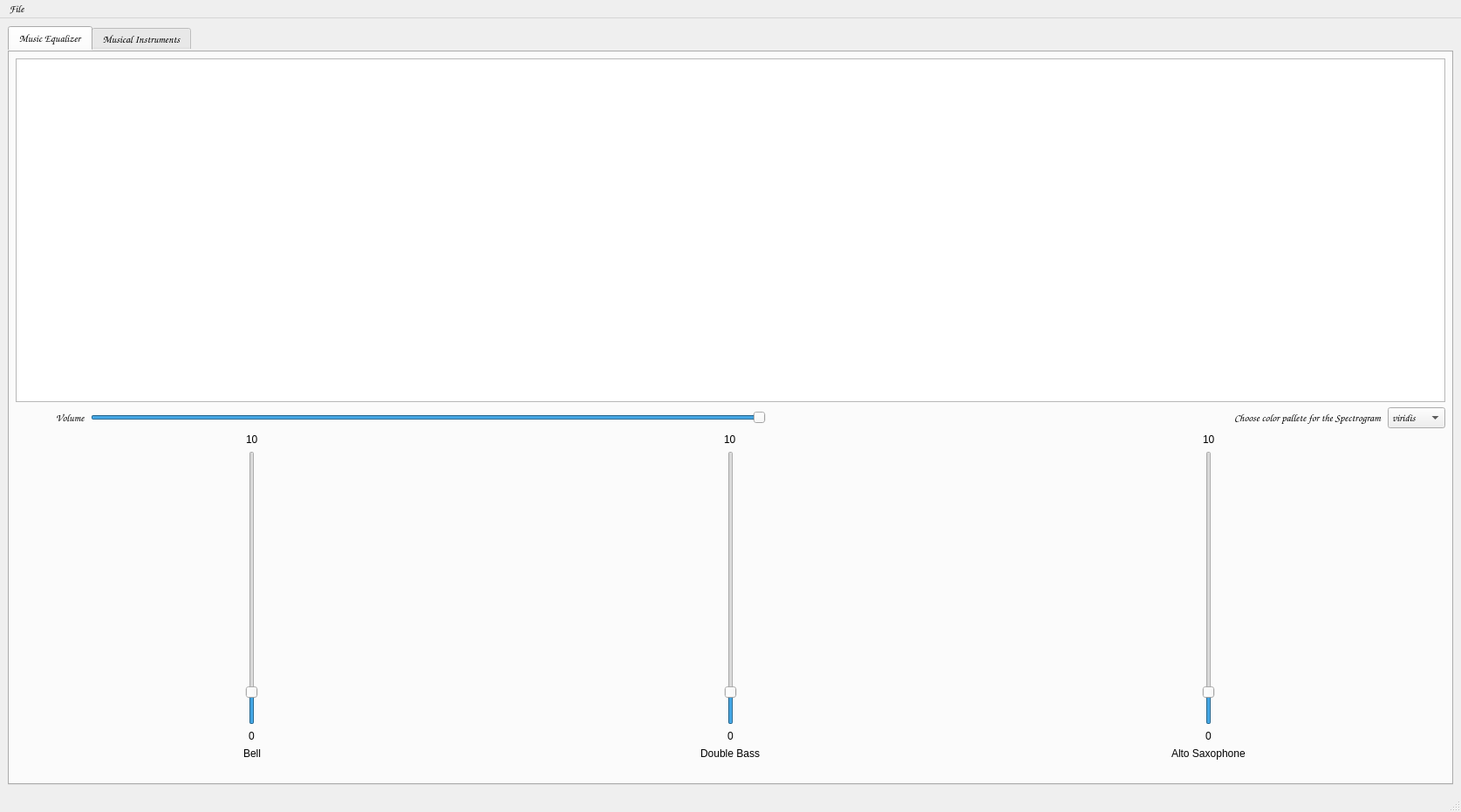
<?xml version="1.0" encoding="UTF-8"?>
<ui version="4.0">
 <class>MainWindow</class>
 <widget class="QMainWindow" name="MainWindow">
  <property name="geometry">
   <rect>
    <x>0</x>
    <y>0</y>
    <width>1675</width>
    <height>931</height>
   </rect>
  </property>
  <property name="windowTitle">
   <string>MainWindow</string>
  </property>
  <widget class="QWidget" name="centralwidget">
   <layout class="QGridLayout" name="gridLayout_2">
    <item row="0" column="0">
     <widget class="QTabWidget" name="tabWidget">
      <property name="font">
       <font>
        <family>Comic Sans MS</family>
       </font>
      </property>
      <property name="cursor">
       <cursorShape>PointingHandCursor</cursorShape>
      </property>
      <property name="autoFillBackground">
       <bool>false</bool>
      </property>
      <property name="styleSheet">
       <string notr="true">border-color:  rgb(0, 0, 0);</string>
      </property>
      <property name="currentIndex">
       <number>0</number>
      </property>
      <widget class="QWidget" name="tab">
       <attribute name="title">
        <string>Music Equalizer</string>
       </attribute>
       <layout class="QGridLayout" name="gridLayout">
        <item row="0" column="0">
         <layout class="QVBoxLayout" name="verticalLayout">
          <item>
           <layout class="QVBoxLayout" name="verticalLayoutsig1">
            <item>
             <layout class="QGridLayout" name="gridLayoutsig1">
              <item row="2" column="0">
               <layout class="QHBoxLayout" name="horizontalLayout_4">
                <item>
                 <layout class="QVBoxLayout" name="BellLayout">
                  <item alignment="Qt::AlignHCenter">
                   <widget class="QLabel" name="BellSliderMaximum">
                    <property name="text">
                     <string>10</string>
                    </property>
                   </widget>
                  </item>
                  <item alignment="Qt::AlignHCenter">
                   <widget class="QSlider" name="BellSlider">
                    <property name="maximum">
                     <number>10</number>
                    </property>
                    <property name="pageStep">
                     <number>1</number>
                    </property>
                    <property name="value">
                     <number>1</number>
                    </property>
                    <property name="orientation">
                     <enum>Qt::Vertical</enum>
                    </property>
                   </widget>
                  </item>
                  <item alignment="Qt::AlignHCenter">
                   <widget class="QLabel" name="BellSliderMinimum">
                    <property name="text">
                     <string>0</string>
                    </property>
                   </widget>
                  </item>
                  <item alignment="Qt::AlignHCenter">
                   <widget class="QLabel" name="BellLabel">
                    <property name="text">
                     <string>Bell</string>
                    </property>
                   </widget>
                  </item>
                  <item alignment="Qt::AlignHCenter">
                   <widget class="QLabel" name="BellImage">
                    <property name="maximumSize">
                     <size>
                      <width>70</width>
                      <height>70</height>
                     </size>
                    </property>
                    <property name="styleSheet">
                     <string notr="true">background-image: url(:/icons/bell.jpg);</string>
                    </property>
                    <property name="text">
                     <string/>
                    </property>
                    <property name="pixmap">
                     <pixmap>:/icons/bell.jpg</pixmap>
                    </property>
                    <property name="scaledContents">
                     <bool>true</bool>
                    </property>
                   </widget>
                  </item>
                 </layout>
                </item>
                <item>
                 <layout class="QVBoxLayout" name="DoubleBassLayout">
                  <item alignment="Qt::AlignHCenter">
                   <widget class="QLabel" name="DoubleBassSliderMaximum">
                    <property name="text">
                     <string>10</string>
                    </property>
                   </widget>
                  </item>
                  <item alignment="Qt::AlignHCenter">
                   <widget class="QSlider" name="DoubleBassSlider">
                    <property name="maximum">
                     <number>10</number>
                    </property>
                    <property name="pageStep">
                     <number>1</number>
                    </property>
                    <property name="value">
                     <number>1</number>
                    </property>
                    <property name="orientation">
                     <enum>Qt::Vertical</enum>
                    </property>
                   </widget>
                  </item>
                  <item alignment="Qt::AlignHCenter">
                   <widget class="QLabel" name="DoubleBassSliderMinimum">
                    <property name="text">
                     <string>0</string>
                    </property>
                   </widget>
                  </item>
                  <item alignment="Qt::AlignHCenter">
                   <widget class="QLabel" name="DoubleBassLabel">
                    <property name="text">
                     <string>Double Bass</string>
                    </property>
                   </widget>
                  </item>
                  <item alignment="Qt::AlignHCenter">
                   <widget class="QLabel" name="DoubleBassImage">
                    <property name="maximumSize">
                     <size>
                      <width>70</width>
                      <height>70</height>
                     </size>
                    </property>
                    <property name="styleSheet">
                     <string notr="true">background-image: url(:/icons/double_bass.jpg);</string>
                    </property>
                    <property name="text">
                     <string/>
                    </property>
                    <property name="pixmap">
                     <pixmap>:/icons/double_bass.jpg</pixmap>
                    </property>
                    <property name="scaledContents">
                     <bool>true</bool>
                    </property>
                   </widget>
                  </item>
                 </layout>
                </item>
                <item>
                 <layout class="QVBoxLayout" name="AltoSaxophoneLayout">
                  <item alignment="Qt::AlignHCenter">
                   <widget class="QLabel" name="AltoSaxophoneSliderMaximum">
                    <property name="text">
                     <string>10</string>
                    </property>
                   </widget>
                  </item>
                  <item alignment="Qt::AlignHCenter">
                   <widget class="QSlider" name="AltoSaxophoneSlider">
                    <property name="maximum">
                     <number>10</number>
                    </property>
                    <property name="pageStep">
                     <number>1</number>
                    </property>
                    <property name="value">
                     <number>1</number>
                    </property>
                    <property name="orientation">
                     <enum>Qt::Vertical</enum>
                    </property>
                   </widget>
                  </item>
                  <item alignment="Qt::AlignHCenter">
                   <widget class="QLabel" name="AltoSaxophoneSliderMinimum">
                    <property name="text">
                     <string>0</string>
                    </property>
                   </widget>
                  </item>
                  <item alignment="Qt::AlignHCenter">
                   <widget class="QLabel" name="AltoSaxophoneLabel">
                    <property name="text">
                     <string>Alto Saxophone</string>
                    </property>
                   </widget>
                  </item>
                  <item alignment="Qt::AlignHCenter">
                   <widget class="QLabel" name="AltoSaxophoneImage">
                    <property name="maximumSize">
                     <size>
                      <width>70</width>
                      <height>70</height>
                     </size>
                    </property>
                    <property name="text">
                     <string/>
                    </property>
                    <property name="pixmap">
                     <pixmap>:/icons/alto_sax.jpg</pixmap>
                    </property>
                    <property name="scaledContents">
                     <bool>true</bool>
                    </property>
                   </widget>
                  </item>
                 </layout>
                </item>
               </layout>
              </item>
              <item row="1" column="0">
               <layout class="QHBoxLayout" name="horizontalLayoutspeed">
                <item>
                 <layout class="QHBoxLayout" name="horizontalLayout_2">
                  <item>
                   <widget class="QPushButton" name="playpauseButton">
                    <property name="text">
                     <string/>
                    </property>
                    <property name="icon">
                     <iconset>
                      <normaloff>images/playF.png</normaloff>images/playF.png</iconset>
                    </property>
                    <property name="flat">
                     <bool>true</bool>
                    </property>
                   </widget>
                  </item>
                 </layout>
                </item>
                <item>
                 <widget class="QLabel" name="VolumeLabel">
                  <property name="font">
                   <font>
                    <family>Comic Sans MS</family>
                   </font>
                  </property>
                  <property name="text">
                   <string>Volume</string>
                  </property>
                 </widget>
                </item>
                <item>
                 <widget class="QSlider" name="VolumeSlider">
                  <property name="maximum">
                   <number>100</number>
                  </property>
                  <property name="singleStep">
                   <number>1</number>
                  </property>
                  <property name="pageStep">
                   <number>1</number>
                  </property>
                  <property name="value">
                   <number>100</number>
                  </property>
                  <property name="sliderPosition">
                   <number>100</number>
                  </property>
                  <property name="orientation">
                   <enum>Qt::Horizontal</enum>
                  </property>
                 </widget>
                </item>
                <item>
                 <layout class="QHBoxLayout" name="horizontalLayout">
                  <item>
                   <spacer name="horizontalSpacer">
                    <property name="orientation">
                     <enum>Qt::Horizontal</enum>
                    </property>
                    <property name="sizeHint" stdset="0">
                     <size>
                      <width>20</width>
                      <height>20</height>
                     </size>
                    </property>
                   </spacer>
                  </item>
                  <item>
                   <widget class="QLabel" name="SpectrogramColorPalleteLabel">
                    <property name="font">
                     <font>
                      <family>Comic Sans MS</family>
                     </font>
                    </property>
                    <property name="text">
                     <string>Choose color pallete for the Spectrogram</string>
                    </property>
                   </widget>
                  </item>
                  <item>
                   <widget class="QComboBox" name="SpectrogramColorPalleteComboBox">
                    <property name="minimumSize">
                     <size>
                      <width>66</width>
                      <height>22</height>
                     </size>
                    </property>
                    <property name="font">
                     <font>
                      <family>Comic Sans MS</family>
                     </font>
                    </property>
                    <item>
                     <property name="text">
                      <string>viridis</string>
                     </property>
                    </item>
                    <item>
                     <property name="text">
                      <string>plasma</string>
                     </property>
                    </item>
                    <item>
                     <property name="text">
                      <string>cividis</string>
                     </property>
                    </item>
                    <item>
                     <property name="text">
                      <string>magma</string>
                     </property>
                    </item>
                    <item>
                     <property name="text">
                      <string>inferno</string>
                     </property>
                    </item>
                    <item>
                     <property name="text">
                      <string>Blues</string>
                     </property>
                    </item>
                   </widget>
                  </item>
                 </layout>
                </item>
               </layout>
              </item>
              <item row="0" column="0">
               <widget class="PlotWidget" name="SignalGraph"/>
              </item>
              <item row="0" column="1">
               <layout class="QGridLayout" name="SpectrogramGraph"/>
              </item>
             </layout>
            </item>
           </layout>
          </item>
         </layout>
        </item>
       </layout>
      </widget>
      <widget class="QWidget" name="tab_2">
       <attribute name="title">
        <string>Musical Instruments</string>
       </attribute>
       <widget class="QWidget" name="pianoWidget" native="true">
        <property name="geometry">
         <rect>
          <x>490</x>
          <y>350</y>
          <width>701</width>
          <height>431</height>
         </rect>
        </property>
        <widget class="QPushButton" name="whiteKey11">
         <property name="geometry">
          <rect>
           <x>450</x>
           <y>160</y>
           <width>31</width>
           <height>111</height>
          </rect>
         </property>
         <property name="text">
          <string/>
         </property>
        </widget>
        <widget class="QPushButton" name="blackKey6">
         <property name="geometry">
          <rect>
           <x>310</x>
           <y>160</y>
           <width>16</width>
           <height>65</height>
          </rect>
         </property>
         <property name="styleSheet">
          <string notr="true">background-color: rgb(0, 0, 0);</string>
         </property>
         <property name="text">
          <string/>
         </property>
        </widget>
        <widget class="QPushButton" name="blackKey5">
         <property name="geometry">
          <rect>
           <x>272</x>
           <y>160</y>
           <width>16</width>
           <height>65</height>
          </rect>
         </property>
         <property name="styleSheet">
          <string notr="true">background-color: rgb(0, 0, 0);</string>
         </property>
         <property name="text">
          <string/>
         </property>
        </widget>
        <widget class="QPushButton" name="blackKey8">
         <property name="geometry">
          <rect>
           <x>374</x>
           <y>160</y>
           <width>16</width>
           <height>65</height>
          </rect>
         </property>
         <property name="styleSheet">
          <string notr="true">background-color: rgb(0, 0, 0);</string>
         </property>
         <property name="text">
          <string/>
         </property>
        </widget>
        <widget class="QPushButton" name="whiteKey4">
         <property name="geometry">
          <rect>
           <x>212</x>
           <y>160</y>
           <width>37</width>
           <height>111</height>
          </rect>
         </property>
         <property name="text">
          <string/>
         </property>
        </widget>
        <widget class="QPushButton" name="whiteKey5">
         <property name="geometry">
          <rect>
           <x>248</x>
           <y>160</y>
           <width>33</width>
           <height>111</height>
          </rect>
         </property>
         <property name="text">
          <string/>
         </property>
        </widget>
        <widget class="QPushButton" name="blackKey4">
         <property name="geometry">
          <rect>
           <x>242</x>
           <y>160</y>
           <width>16</width>
           <height>65</height>
          </rect>
         </property>
         <property name="styleSheet">
          <string notr="true">background-color: rgb(0, 0, 0);</string>
         </property>
         <property name="text">
          <string/>
         </property>
        </widget>
        <widget class="QPushButton" name="whiteKey3">
         <property name="geometry">
          <rect>
           <x>180</x>
           <y>160</y>
           <width>33</width>
           <height>111</height>
          </rect>
         </property>
         <property name="text">
          <string/>
         </property>
        </widget>
        <widget class="QPushButton" name="whiteKey6">
         <property name="geometry">
          <rect>
           <x>280</x>
           <y>160</y>
           <width>38</width>
           <height>111</height>
          </rect>
         </property>
         <property name="text">
          <string/>
         </property>
        </widget>
        <widget class="QPushButton" name="blackKey7">
         <property name="geometry">
          <rect>
           <x>342</x>
           <y>160</y>
           <width>16</width>
           <height>65</height>
          </rect>
         </property>
         <property name="styleSheet">
          <string notr="true">background-color: rgb(0, 0, 0);</string>
         </property>
         <property name="text">
          <string/>
         </property>
        </widget>
        <widget class="QPushButton" name="whiteKey8">
         <property name="geometry">
          <rect>
           <x>349</x>
           <y>160</y>
           <width>33</width>
           <height>111</height>
          </rect>
         </property>
         <property name="text">
          <string/>
         </property>
        </widget>
        <widget class="QPushButton" name="blackKey10">
         <property name="geometry">
          <rect>
           <x>443</x>
           <y>160</y>
           <width>16</width>
           <height>65</height>
          </rect>
         </property>
         <property name="styleSheet">
          <string notr="true">background-color: rgb(0, 0, 0);</string>
         </property>
         <property name="text">
          <string/>
         </property>
        </widget>
        <widget class="QPushButton" name="whiteKey7">
         <property name="geometry">
          <rect>
           <x>317</x>
           <y>160</y>
           <width>33</width>
           <height>111</height>
          </rect>
         </property>
         <property name="text">
          <string/>
         </property>
        </widget>
        <widget class="QPushButton" name="whiteKey9">
         <property name="geometry">
          <rect>
           <x>381</x>
           <y>160</y>
           <width>36</width>
           <height>111</height>
          </rect>
         </property>
         <property name="text">
          <string/>
         </property>
        </widget>
        <widget class="QPushButton" name="blackKey9">
         <property name="geometry">
          <rect>
           <x>410</x>
           <y>160</y>
           <width>16</width>
           <height>65</height>
          </rect>
         </property>
         <property name="styleSheet">
          <string notr="true">background-color: rgb(0, 0, 0);</string>
         </property>
         <property name="text">
          <string/>
         </property>
        </widget>
        <widget class="QPushButton" name="whiteKey10">
         <property name="geometry">
          <rect>
           <x>416</x>
           <y>160</y>
           <width>35</width>
           <height>111</height>
          </rect>
         </property>
         <property name="text">
          <string/>
         </property>
        </widget>
        <widget class="QPushButton" name="blackKey3">
         <property name="geometry">
          <rect>
           <x>204</x>
           <y>160</y>
           <width>16</width>
           <height>65</height>
          </rect>
         </property>
         <property name="styleSheet">
          <string notr="true">background-color: rgb(0, 0, 0);</string>
         </property>
         <property name="text">
          <string/>
         </property>
        </widget>
        <widget class="QLabel" name="pianoImgLabel">
         <property name="geometry">
          <rect>
           <x>20</x>
           <y>-60</y>
           <width>621</width>
           <height>531</height>
          </rect>
         </property>
         <property name="text">
          <string/>
         </property>
         <property name="pixmap">
          <pixmap>../piano-removebg-preview.png</pixmap>
         </property>
         <property name="scaledContents">
          <bool>true</bool>
         </property>
        </widget>
        <widget class="QPushButton" name="whiteKey2">
         <property name="geometry">
          <rect>
           <x>151</x>
           <y>160</y>
           <width>30</width>
           <height>111</height>
          </rect>
         </property>
         <property name="text">
          <string/>
         </property>
        </widget>
        <widget class="QPushButton" name="whiteKey1">
         <property name="geometry">
          <rect>
           <x>120</x>
           <y>160</y>
           <width>31</width>
           <height>111</height>
          </rect>
         </property>
         <property name="text">
          <string/>
         </property>
        </widget>
        <widget class="QPushButton" name="blackKey2">
         <property name="geometry">
          <rect>
           <x>170</x>
           <y>160</y>
           <width>16</width>
           <height>65</height>
          </rect>
         </property>
         <property name="styleSheet">
          <string notr="true">background-color: rgb(0, 0, 0);</string>
         </property>
         <property name="text">
          <string/>
         </property>
        </widget>
        <widget class="QPushButton" name="blackKey1">
         <property name="geometry">
          <rect>
           <x>143</x>
           <y>160</y>
           <width>16</width>
           <height>65</height>
          </rect>
         </property>
         <property name="styleSheet">
          <string notr="true">background-color: rgb(0, 0, 0);</string>
         </property>
         <property name="text">
          <string/>
         </property>
        </widget>
        <widget class="QPushButton" name="whiteKey12">
         <property name="geometry">
          <rect>
           <x>480</x>
           <y>160</y>
           <width>30</width>
           <height>111</height>
          </rect>
         </property>
         <property name="text">
          <string/>
         </property>
        </widget>
        <widget class="QPushButton" name="whiteKey13">
         <property name="geometry">
          <rect>
           <x>510</x>
           <y>160</y>
           <width>31</width>
           <height>111</height>
          </rect>
         </property>
         <property name="text">
          <string/>
         </property>
        </widget>
        <widget class="QPushButton" name="blackKey11">
         <property name="geometry">
          <rect>
           <x>470</x>
           <y>160</y>
           <width>16</width>
           <height>65</height>
          </rect>
         </property>
         <property name="styleSheet">
          <string notr="true">background-color: rgb(0, 0, 0);</string>
         </property>
         <property name="text">
          <string/>
         </property>
        </widget>
        <widget class="QPushButton" name="blackKey12">
         <property name="geometry">
          <rect>
           <x>502</x>
           <y>160</y>
           <width>16</width>
           <height>65</height>
          </rect>
         </property>
         <property name="styleSheet">
          <string notr="true">background-color: rgb(0, 0, 0);</string>
         </property>
         <property name="text">
          <string/>
         </property>
        </widget>
        <zorder>pianoImgLabel</zorder>
        <zorder>whiteKey10</zorder>
        <zorder>whiteKey5</zorder>
        <zorder>whiteKey6</zorder>
        <zorder>whiteKey7</zorder>
        <zorder>whiteKey8</zorder>
        <zorder>whiteKey9</zorder>
        <zorder>whiteKey11</zorder>
        <zorder>blackKey6</zorder>
        <zorder>blackKey5</zorder>
        <zorder>blackKey8</zorder>
        <zorder>whiteKey4</zorder>
        <zorder>blackKey4</zorder>
        <zorder>whiteKey3</zorder>
        <zorder>blackKey7</zorder>
        <zorder>blackKey10</zorder>
        <zorder>blackKey9</zorder>
        <zorder>blackKey3</zorder>
        <zorder>whiteKey2</zorder>
        <zorder>whiteKey1</zorder>
        <zorder>blackKey2</zorder>
        <zorder>blackKey1</zorder>
        <zorder>whiteKey12</zorder>
        <zorder>whiteKey13</zorder>
        <zorder>blackKey11</zorder>
        <zorder>blackKey12</zorder>
       </widget>
       <widget class="QLabel" name="bgtab2lmg">
        <property name="geometry">
         <rect>
          <x>-160</x>
          <y>0</y>
          <width>2000</width>
          <height>1441</height>
         </rect>
        </property>
        <property name="text">
         <string/>
        </property>
        <property name="pixmap">
         <pixmap>images/blackst.jpg</pixmap>
        </property>
        <property name="scaledContents">
         <bool>true</bool>
        </property>
       </widget>
       <widget class="QWidget" name="InstButtonwidget" native="true">
        <property name="geometry">
         <rect>
          <x>510</x>
          <y>130</y>
          <width>521</width>
          <height>80</height>
         </rect>
        </property>
        <widget class="QWidget" name="layoutWidget">
         <property name="geometry">
          <rect>
           <x>40</x>
           <y>0</y>
           <width>511</width>
           <height>91</height>
          </rect>
         </property>
         <layout class="QHBoxLayout" name="horizontalLayout_3">
          <item>
           <widget class="QPushButton" name="startPianoButton">
            <property name="cursor">
             <cursorShape>PointingHandCursor</cursorShape>
            </property>
            <property name="text">
             <string/>
            </property>
            <property name="icon">
             <iconset>
              <normaloff>images/pianoIcon.png</normaloff>images/pianoIcon.png</iconset>
            </property>
            <property name="iconSize">
             <size>
              <width>70</width>
              <height>70</height>
             </size>
            </property>
            <property name="flat">
             <bool>true</bool>
            </property>
           </widget>
          </item>
          <item>
           <widget class="QPushButton" name="startDrumsButton">
            <property name="cursor">
             <cursorShape>PointingHandCursor</cursorShape>
            </property>
            <property name="text">
             <string/>
            </property>
            <property name="icon">
             <iconset>
              <normaloff>images/drumsIcon.png</normaloff>images/drumsIcon.png</iconset>
            </property>
            <property name="iconSize">
             <size>
              <width>70</width>
              <height>70</height>
             </size>
            </property>
            <property name="flat">
             <bool>true</bool>
            </property>
           </widget>
          </item>
          <item>
           <widget class="QPushButton" name="startGuitarButton">
            <property name="cursor">
             <cursorShape>PointingHandCursor</cursorShape>
            </property>
            <property name="text">
             <string/>
            </property>
            <property name="icon">
             <iconset>
              <normaloff>images/guitarIcon.png</normaloff>images/guitarIcon.png</iconset>
            </property>
            <property name="iconSize">
             <size>
              <width>70</width>
              <height>70</height>
             </size>
            </property>
            <property name="flat">
             <bool>true</bool>
            </property>
           </widget>
          </item>
         </layout>
        </widget>
       </widget>
       <widget class="QWidget" name="drumsWidget" native="true">
        <property name="geometry">
         <rect>
          <x>650</x>
          <y>400</y>
          <width>441</width>
          <height>321</height>
         </rect>
        </property>
        <widget class="QLabel" name="label">
         <property name="geometry">
          <rect>
           <x>10</x>
           <y>10</y>
           <width>261</width>
           <height>241</height>
          </rect>
         </property>
         <property name="text">
          <string/>
         </property>
         <property name="pixmap">
          <pixmap>images/drums.png</pixmap>
         </property>
        </widget>
        <widget class="QSlider" name="drumsSlider">
         <property name="geometry">
          <rect>
           <x>310</x>
           <y>49</y>
           <width>20</width>
           <height>191</height>
          </rect>
         </property>
         <property name="cursor">
          <cursorShape>PointingHandCursor</cursorShape>
         </property>
         <property name="mouseTracking">
          <bool>true</bool>
         </property>
         <property name="focusPolicy">
          <enum>Qt::TabFocus</enum>
         </property>
         <property name="styleSheet">
          <string notr="true"/>
         </property>
         <property name="minimum">
          <number>0</number>
         </property>
         <property name="maximum">
          <number>10</number>
         </property>
         <property name="singleStep">
          <number>1</number>
         </property>
         <property name="pageStep">
          <number>10</number>
         </property>
         <property name="orientation">
          <enum>Qt::Vertical</enum>
         </property>
         <property name="invertedAppearance">
          <bool>false</bool>
         </property>
         <property name="invertedControls">
          <bool>false</bool>
         </property>
         <property name="tickPosition">
          <enum>QSlider::TicksBelow</enum>
         </property>
         <property name="tickInterval">
          <number>0</number>
         </property>
        </widget>
        <widget class="QPushButton" name="drumsButton">
         <property name="enabled">
          <bool>true</bool>
         </property>
         <property name="geometry">
          <rect>
           <x>25</x>
           <y>69</y>
           <width>195</width>
           <height>75</height>
          </rect>
         </property>
         <property name="cursor">
          <cursorShape>OpenHandCursor</cursorShape>
         </property>
         <property name="focusPolicy">
          <enum>Qt::NoFocus</enum>
         </property>
         <property name="autoFillBackground">
          <bool>false</bool>
         </property>
         <property name="styleSheet">
          <string notr="true">border-radius:90px;</string>
         </property>
         <property name="text">
          <string/>
         </property>
         <property name="autoDefault">
          <bool>true</bool>
         </property>
         <property name="default">
          <bool>false</bool>
         </property>
         <property name="flat">
          <bool>true</bool>
         </property>
        </widget>
        <zorder>label</zorder>
        <zorder>drumsButton</zorder>
        <zorder>drumsSlider</zorder>
       </widget>
       <widget class="QWidget" name="guitarWidget" native="true">
        <property name="geometry">
         <rect>
          <x>370</x>
          <y>350</y>
          <width>1141</width>
          <height>301</height>
         </rect>
        </property>
        <widget class="QLabel" name="guitarLabel">
         <property name="geometry">
          <rect>
           <x>-40</x>
           <y>20</y>
           <width>831</width>
           <height>291</height>
          </rect>
         </property>
         <property name="text">
          <string/>
         </property>
         <property name="pixmap">
          <pixmap>images/Untitledggggggg-removebg-preview.png</pixmap>
         </property>
         <property name="scaledContents">
          <bool>true</bool>
         </property>
        </widget>
        <widget class="QPushButton" name="guitarString1">
         <property name="geometry">
          <rect>
           <x>165</x>
           <y>160</y>
           <width>477</width>
           <height>3</height>
          </rect>
         </property>
         <property name="autoFillBackground">
          <bool>false</bool>
         </property>
         <property name="styleSheet">
          <string notr="true">background-color: rgb(226, 226, 226);</string>
         </property>
         <property name="text">
          <string/>
         </property>
         <property name="default">
          <bool>false</bool>
         </property>
        </widget>
        <widget class="QPushButton" name="guitarString2">
         <property name="geometry">
          <rect>
           <x>165</x>
           <y>165</y>
           <width>477</width>
           <height>3</height>
          </rect>
         </property>
         <property name="styleSheet">
          <string notr="true">background-color: rgb(226, 226, 226);</string>
         </property>
         <property name="text">
          <string/>
         </property>
        </widget>
        <widget class="QPushButton" name="guitarString4">
         <property name="geometry">
          <rect>
           <x>165</x>
           <y>176</y>
           <width>477</width>
           <height>3</height>
          </rect>
         </property>
         <property name="styleSheet">
          <string notr="true">background-color: rgb(226, 226, 226);</string>
         </property>
         <property name="text">
          <string/>
         </property>
        </widget>
        <widget class="QPushButton" name="guitarString3">
         <property name="geometry">
          <rect>
           <x>165</x>
           <y>171</y>
           <width>477</width>
           <height>3</height>
          </rect>
         </property>
         <property name="styleSheet">
          <string notr="true">background-color: rgb(226, 226, 226);</string>
         </property>
         <property name="text">
          <string/>
         </property>
        </widget>
        <widget class="QPushButton" name="guitarString5">
         <property name="geometry">
          <rect>
           <x>165</x>
           <y>182</y>
           <width>477</width>
           <height>3</height>
          </rect>
         </property>
         <property name="styleSheet">
          <string notr="true">background-color: rgb(226, 226, 226);</string>
         </property>
         <property name="text">
          <string/>
         </property>
        </widget>
        <widget class="QPushButton" name="guitarString6">
         <property name="geometry">
          <rect>
           <x>165</x>
           <y>187</y>
           <width>477</width>
           <height>3</height>
          </rect>
         </property>
         <property name="styleSheet">
          <string notr="true">background-color: rgb(226, 226, 226);</string>
         </property>
         <property name="text">
          <string/>
         </property>
        </widget>
       </widget>
       <zorder>bgtab2lmg</zorder>
       <zorder>pianoWidget</zorder>
       <zorder>InstButtonwidget</zorder>
       <zorder>drumsWidget</zorder>
       <zorder>guitarWidget</zorder>
      </widget>
     </widget>
    </item>
   </layout>
  </widget>
  <widget class="QMenuBar" name="menubar">
   <property name="geometry">
    <rect>
     <x>0</x>
     <y>0</y>
     <width>1675</width>
     <height>23</height>
    </rect>
   </property>
   <property name="font">
    <font>
     <family>Comic Sans MS</family>
    </font>
   </property>
   <property name="cursor">
    <cursorShape>PointingHandCursor</cursorShape>
   </property>
   <widget class="QMenu" name="menuFile">
    <property name="font">
     <font>
      <family>Comic Sans MS</family>
     </font>
    </property>
    <property name="cursor">
     <cursorShape>PointingHandCursor</cursorShape>
    </property>
    <property name="title">
     <string>File</string>
    </property>
    <addaction name="Open"/>
   </widget>
   <addaction name="menuFile"/>
  </widget>
  <widget class="QStatusBar" name="statusbar"/>
  <action name="Open">
   <property name="text">
    <string>Open</string>
   </property>
   <property name="font">
    <font>
     <family>Comic Sans MS</family>
    </font>
   </property>
  </action>
 </widget>
 <customwidgets>
  <customwidget>
   <class>PlotWidget</class>
   <extends>QGraphicsView</extends>
   <header>pyqtgraph</header>
  </customwidget>
 </customwidgets>
 <resources>
  <include location="images/imgs.qrc"/>
 </resources>
 <connections/>
</ui>
